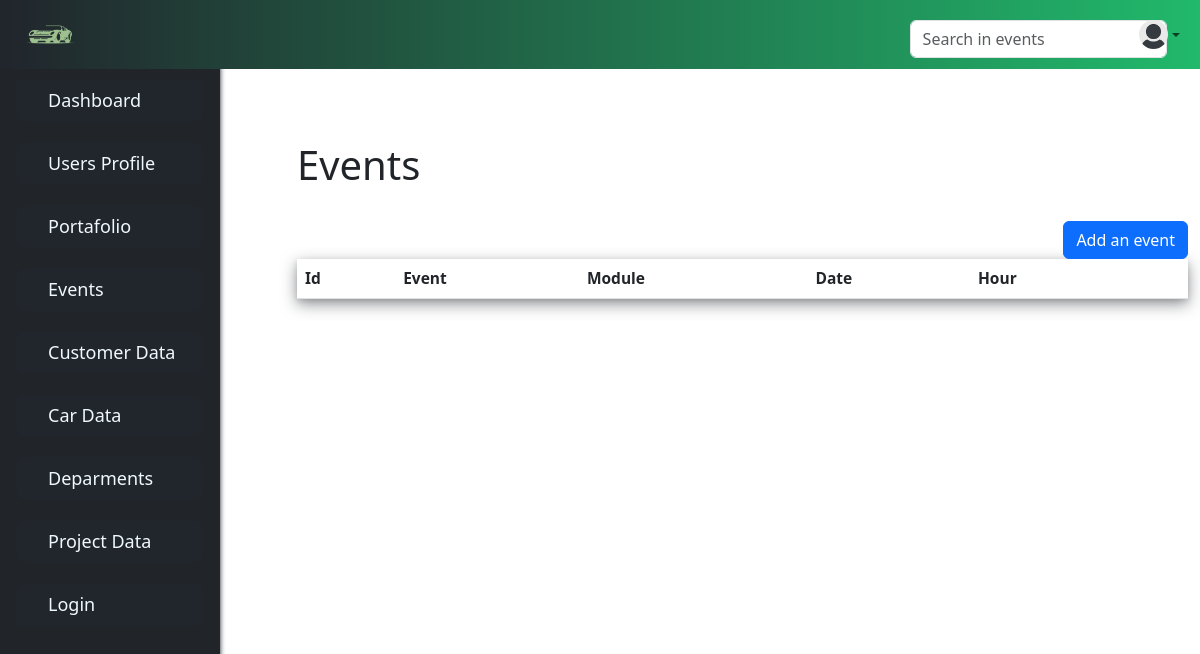
The app's page /events/, older data.
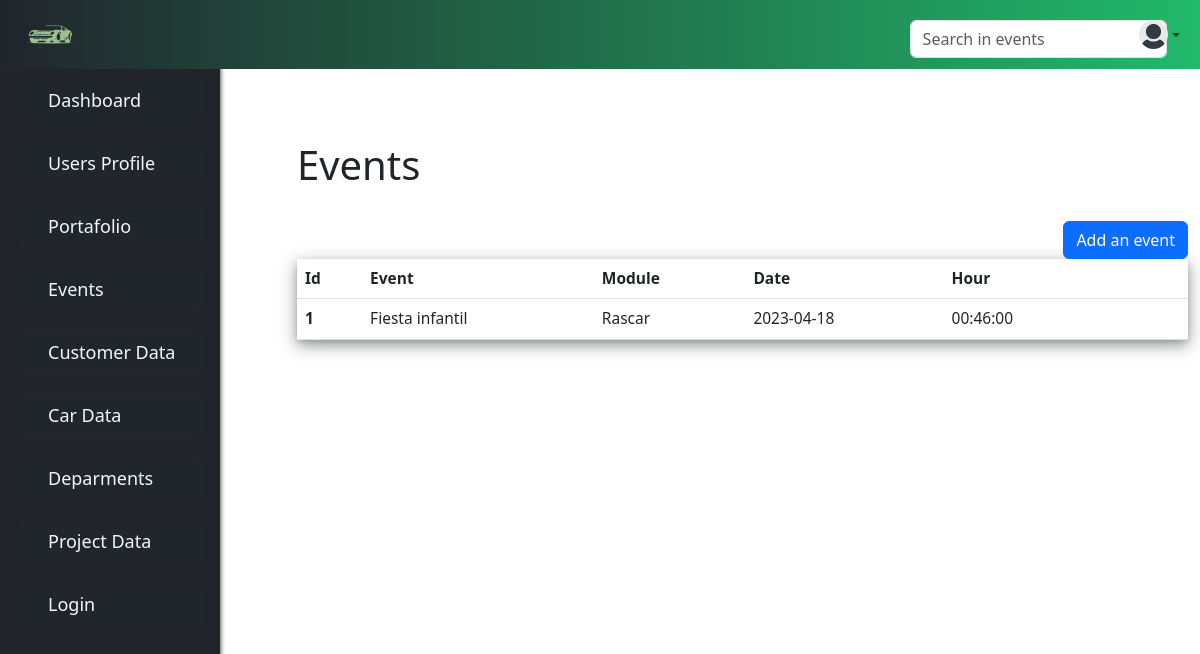
The same page, newer data.
### webapp/system/models.py (models this page shows, shortened)
class Events(db.Model):
    id = db.Column(db.Integer(), primary_key=True)
    event = db.Column(db.String(255))
    module = db.Column(db.String(255))
    date = db.Column(db.DateTime())
    hour = db.Column(db.Time())

### webapp/system/controllers.py (the view)
@system_blueprint.route('/events/',methods=['GET', 'POST'])
def events():
    form=EventsForm()
    searchForm = SearchForm()
    our_events= Events.query.order_by(Events.id)
    return render_template('system/events.html', our_models=our_events, form=form, SearchForm=searchForm ,datetime=datetime)

### webapp/system/forms.py
class EventsForm(FlaskForm):
    event = StringField('Event', validators=[DataRequired()])
    module = StringField('Module', validators=[DataRequired()])
    date = DateField('Date', format='%Y-%m-%d', validators=[DataRequired()])
    hour = TimeField('Hour', format='%H:%M', validators=[DataRequired()])
    submit = SubmitField('Submit')

### webapp/searched/forms.py
class SearchForm(Form):
    bar_search = StringField('Searched:', validators=[DataRequired()])
    submit = SubmitField('Submit')

### webapp/templates/system/events.html (shortened to what this page needs)
{% extends 'base.html' %}
{% block content %}
<br/>
		<h1>Events </h1>
		<br/>
		<div class="izq">
			<button type="button" class="btn btn-primary" data-bs-toggle="modal" data-bs-target='#document-textModal' >
				Add an event
			</button>
		</div>
		<table class="table table-hover table" >
			<thead class="thead">
				<tr>
					<th scope="col">Id</th>
					<th scope="col">Event</th>
					<th scope="col">Module</th>
					<th scope="col">Date</th>
					<th scope="col">Hour</th>
					<th scope="col"></th>
				</tr>
			</thead>
			{% for our_model in our_models %}
				<tbody>
					<tr>
		{% include 'system/tables/events-table.html' %}
		<td> <button type="submit" class="btn "  >
                  </button></td>
                </tr>
        </tbody>
    {%endfor%}
</table>
{% endblock %}

### webapp/templates/system/tables/events-table.html
<th scope="row">{{our_model.id}}</th>
<td>{{our_model.event}}</td>
<td>{{our_model.module}}</td>
<td>{{our_model.date.date()}}</td>
<td>{{our_model.hour}}</td>

Row changes from the older to the newer data that the page shows:
added Events: id "1", event "Fiesta infantil", module "Rascar", date "2023-04-18", hour "00:46:00"
